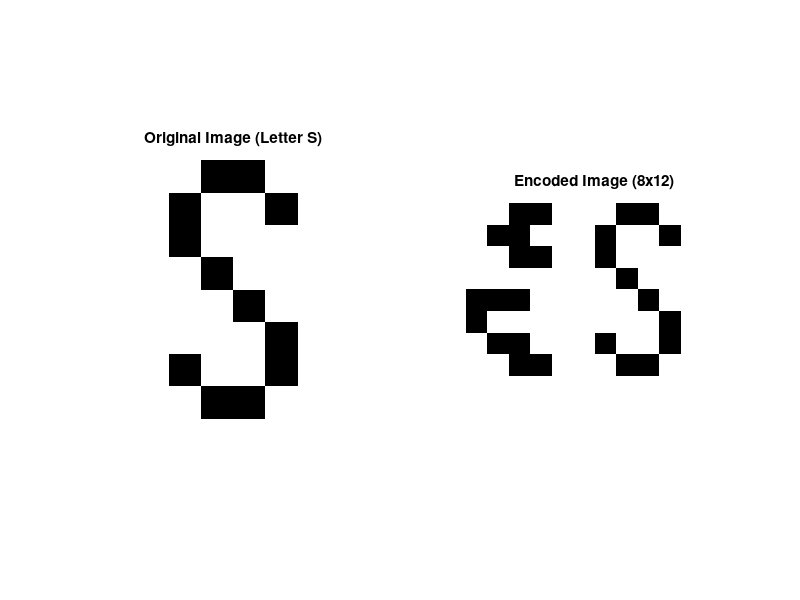

The MATLAB source for this figure:
%% Lab 3: Channel Coding - Linear Block Codes
% 信道编码实验 - 线性分组码
% 本实验实现线性分组码的编码、解码和伴随式解码

clear; close all; clc;

%% Exercise 1: (6,3) Linear Block Code
fprintf('=== Exercise 1: (6,3) Linear Block Code ===\n\n');

% 定义P矩阵
P = [0 1 1; 1 0 1; 1 1 0];

% 参数
k = 3;                  % 消息长度
n = 6;                  % 码字长度
r = n - k;              % 校验位数

% 生成矩阵 G = [P | I_k]
genmat = [P, eye(k)];

fprintf('Generator Matrix G:\n');
disp(genmat);

%% Exercise 1a: 编码消息 [1 1 1] 和 [1 0 1]
fprintf('--- Exercise 1a ---\n');

msg1 = [1 1 1];
msg2 = [1 0 1];

code1 = encode(msg1, n, k, 'linear/binary', genmat);
code2 = encode(msg2, n, k, 'linear/binary', genmat);

fprintf('Message [1 1 1] -> Code: ');
disp(code1);
fprintf('Message [1 0 1] -> Code: ');
disp(code2);

%% Exercise 1b: 编码所有可能的消息
fprintf('--- Exercise 1b ---\n');

% 所有可能的3位消息
all_messages = [0 0 0; 0 0 1; 0 1 0; 0 1 1; 1 0 0; 1 0 1; 1 1 0; 1 1 1];

% 编码所有消息
all_codes = encode(all_messages, n, k, 'linear/binary', genmat);

% 计算汉明重量
weights = sum(all_codes, 2);

fprintf('\nMESSAGE\t\tCODE VECTOR\t\tWeight\n');
fprintf('-------\t\t-----------\t\t------\n');
for i = 1:8
    fprintf('%d%d%d\t\t%d%d%d%d%d%d\t\t%d\n', ...
        all_messages(i,1), all_messages(i,2), all_messages(i,3), ...
        all_codes(i,1), all_codes(i,2), all_codes(i,3), ...
        all_codes(i,4), all_codes(i,5), all_codes(i,6), ...
        weights(i));
end

%% Exercise 1c-f: 计算码的性质
fprintf('\n--- Exercise 1c-f ---\n');

% 最小汉明距离（非零码字的最小重量）
nonzero_weights = weights(weights > 0);
d_min = min(nonzero_weights);
fprintf('c) Minimum Hamming Distance d_min = %d\n', d_min);

% 可检测错误数
detect_errors = d_min - 1;
fprintf('d) Number of detectable errors = %d\n', detect_errors);

% 可纠正错误数
correct_errors = floor((d_min - 1) / 2);
fprintf('e) Number of correctable errors = %d\n', correct_errors);

% 码率
code_rate = k / n;
fprintf('f) Code rate = %d/%d = %.4f\n\n', k, n, code_rate);

%% Exercise 2: 编码8x8图像矩阵
fprintf('=== Exercise 2: Encode 8x8 Image Matrix ===\n\n');

% 创建字母'S'的8x8矩阵
image = [1, 1, 1, 0, 0, 1, 1, 1;
         1, 1, 0, 1, 1, 0, 1, 1;
         1, 1, 0, 1, 1, 1, 1, 1;
         1, 1, 1, 0, 1, 1, 1, 1;
         1, 1, 1, 1, 0, 1, 1, 1;
         1, 1, 1, 1, 1, 0, 1, 1;
         1, 1, 0, 1, 1, 0, 1, 1;
         1, 1, 1, 0, 0, 1, 1, 1];

% 显示原始图像
figure('Name', 'Exercise 2: Letter S');
subplot(1, 2, 1);
imshow(image);
title('Original Image (Letter S)');

% 定义P矩阵 (8x4)
P2 = [1 1 1 1;
      0 1 1 1;
      1 1 1 0;
      1 1 0 1;
      0 0 1 1;
      0 1 0 1;
      0 1 1 0;
      1 0 0 1];

% 参数: k=8, n-k=4, 所以n=12
k2 = 8;
n2 = 12;

% 生成矩阵
genmat2 = [P2, eye(k2)];

fprintf('P matrix size: %dx%d\n', size(P2, 1), size(P2, 2));
fprintf('k = %d, n = %d\n', k2, n2);

% 编码每一行
coded_image = zeros(8, n2);
for row = 1:8
    coded_image(row, :) = encode(image(row, :), n2, k2, 'linear/binary', genmat2);
end

fprintf('\nEncoded Image (8 rows x 12 bits):\n');
disp(coded_image);

% 显示编码后的图像
subplot(1, 2, 2);
imshow(coded_image);
title('Encoded Image (8x12)');
saveas(gcf, 'Lab3_Ex2_EncodedImage.png');

%% Exercise 3: Syndrome Decoding
fprintf('\n=== Exercise 3: Syndrome Decoding ===\n\n');

% (8,4) 线性分组码
k3 = 4;
n3 = 8;
r3 = n3 - k3;

% 生成矩阵和校验矩阵
P3 = [0 1 1 1;
      1 0 1 1;
      1 1 0 1;
      1 1 1 0];

G3 = [P3, eye(k3)];
H3 = [eye(r3), P3'];

fprintf('Generator Matrix G:\n');
disp(G3);
fprintf('Parity Check Matrix H:\n');
disp(H3);

%% 创建伴随式表
fprintf('--- Syndrome Table ---\n');

% 使用syndtable函数（如果可用）或手动创建
% 单比特错误模式
error_patterns = eye(n3);

fprintf('\nError Pattern\t\tSyndrome\n');
fprintf('-------------\t\t--------\n');

syndrome_table = zeros(n3, r3);
for i = 1:n3
    e = error_patterns(i, :);
    s = mod(e * H3', 2);
    syndrome_table(i, :) = s;
    fprintf('%d%d%d%d%d%d%d%d\t\t%d%d%d%d\n', ...
        e(1), e(2), e(3), e(4), e(5), e(6), e(7), e(8), ...
        s(1), s(2), s(3), s(4));
end

%% 解码接收向量
fprintf('\n--- Decode Received Vector ---\n');

z = [0 1 1 1 0 1 1 0];
fprintf('Received vector z = [%d %d %d %d %d %d %d %d]\n', z);

% 计算伴随式
s = mod(z * H3', 2);
fprintf('Syndrome s = [%d %d %d %d]\n', s);

% 查找匹配的错误模式
error_pos = 0;
for i = 1:n3
    if isequal(syndrome_table(i, :), s)
        error_pos = i;
        break;
    end
end

if error_pos > 0
    fprintf('Error detected at position: %d\n', error_pos);

    % 纠正错误
    corrected = z;
    corrected(error_pos) = mod(corrected(error_pos) + 1, 2);
    fprintf('Corrected vector = [%d %d %d %d %d %d %d %d]\n', corrected);

    % 提取消息
    msg_decoded = corrected(5:8);
    fprintf('Decoded message = [%d %d %d %d]\n', msg_decoded);
else
    if all(s == 0)
        fprintf('No error detected.\n');
        msg_decoded = z(5:8);
        fprintf('Decoded message = [%d %d %d %d]\n', msg_decoded);
    else
        fprintf('Error pattern not in table (multiple errors).\n');
    end
end

%% 验证示例
fprintf('\n--- Verification Example ---\n');

% 测试消息
m1 = [0 1 1 0];
m2 = [1 0 1 1];

% 编码
u1 = mod(m1 * G3, 2);
u2 = mod(m2 * G3, 2);

fprintf('m1 = [%d %d %d %d] -> u1 = [%d %d %d %d %d %d %d %d]\n', ...
    m1, u1);
fprintf('m2 = [%d %d %d %d] -> u2 = [%d %d %d %d %d %d %d %d]\n', ...
    m2, u2);

% 添加错误
e = [0 0 0 0 0 1 0 0];
z1 = mod(u1 + e, 2);
z2 = mod(u2 + e, 2);

fprintf('\nError pattern e = [%d %d %d %d %d %d %d %d]\n', e);
fprintf('z1 = u1 + e = [%d %d %d %d %d %d %d %d]\n', z1);
fprintf('z2 = u2 + e = [%d %d %d %d %d %d %d %d]\n', z2);

% 计算伴随式
s1 = mod(z1 * H3', 2);
s2 = mod(z2 * H3', 2);

fprintf('\nSyndrome s1 = [%d %d %d %d]\n', s1);
fprintf('Syndrome s2 = [%d %d %d %d]\n', s2);
fprintf('Syndromes are equal: %s\n', mat2str(isequal(s1, s2)));
fprintf('Error is in column 6 of H.\n');

fprintf('\n实验完成！\n');
